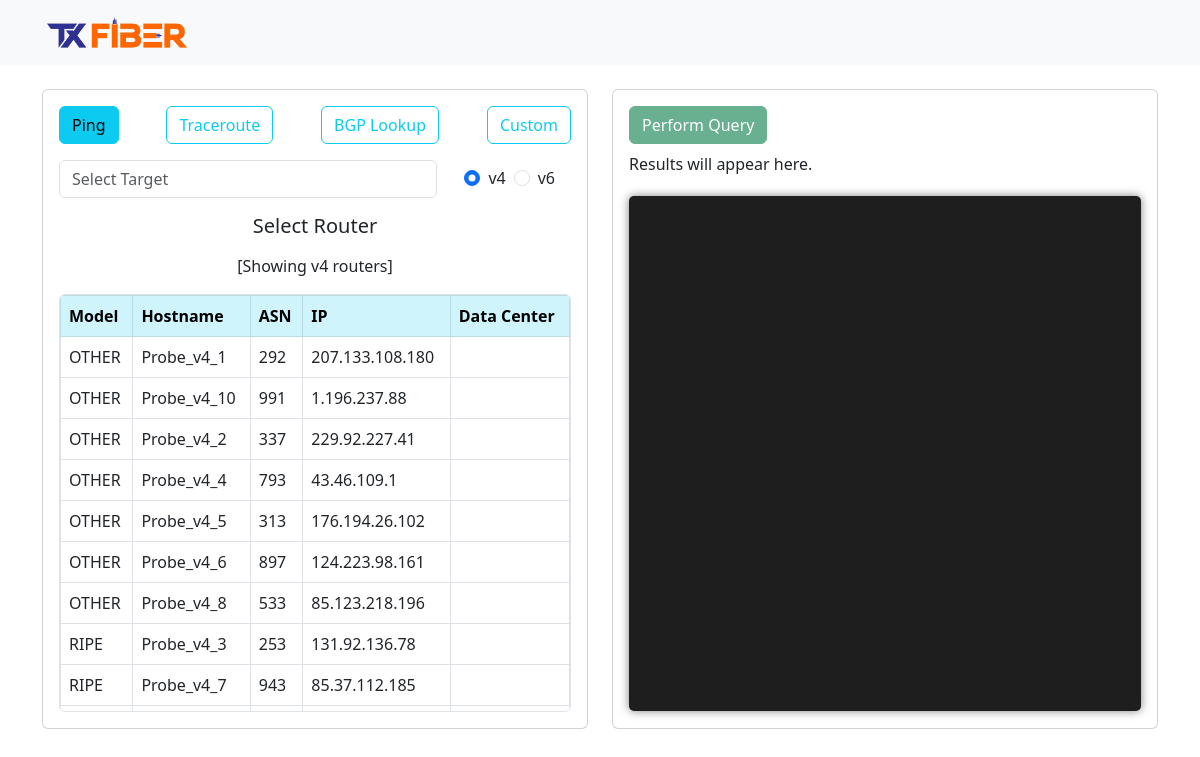
The page / on the database its author committed.
### app/models.py (models this page shows, shortened)
class Router(models.Model):
    TYPE_CHOICES = [
        ("JUNIPER", "Juniper"),
        ("CISCO", "Cisco"),
        ("MIKROTIK", "Mikrotik"),
        ("OTHER", "Other"),
    ]
    VERSION_CHOICES = [
        ("v4", "IPv4"),
        ("v6", "IPv6"),
    ]
    ssh_settings = models.ForeignKey(SSHSettings, verbose_name="SSH Settings", on_delete=models.CASCADE)
    type = models.CharField(
        max_length=20,
        choices=TYPE_CHOICES,
        help_text="Select the model of the router, e.g., JUNIPER or Other.",
        verbose_name="Router Model",
    )
    name = models.CharField(
        max_length=100,
        help_text="Enter the unique hostname of the router, e.g., ABC-100.",
        unique=True,
        verbose_name="Router Host Name",
    )
    asn = models.PositiveIntegerField(
        help_text="Enter the Autonomous System Number (ASN) of the probe. Must be a valid ASN.",
        verbose_name="Autonomous System Number",
    )
    ip = models.GenericIPAddressField(
        help_text="Enter a valid IP address of the probe (IPv4 or IPv6).",
        verbose_name="IP Address",
        protocol="both",  # Allows both IPv4 and IPv6
    )
    version = models.CharField(
        max_length=2,
        choices=VERSION_CHOICES,
        help_text="Specify whether the IP version is IPv4 or IPv6. Ensure it matches the IP format.",
        verbose_name="IP Version",
    )
    datacenter = models.ForeignKey(DataCenter, verbose_name="Data Center Location", default=None, null=True, on_delete=models.CASCADE)
    class Meta:
        verbose_name = "Router"
        verbose_name_plural = "Routers"
        ordering = ["type", "name"]
        constraints = [
            models.UniqueConstraint(fields=["asn", "ip"], name="unique_asn_ip"),
        ]

### app/views.py (the view)
# urls.py: path("", views.main, name="main"),
def main(request):
    routers = Router.objects.all()
    return render(request, "main.html", {"routers": routers})

### app/templates/main.html (shortened to what this page needs)
<!DOCTYPE html>
<html lang="en">
    <head>
        <link
            href="https://cdn.jsdelivr.net/npm/bootstrap@5.3.0-alpha1/dist/css/bootstrap.min.css"
            rel="stylesheet"
        />
    </head>
    <body>
        <nav class="navbar bg-body-tertiary">
            <div class="container">
                <span class="navbar-brand mb-0 h1">
                    <img
                        src="static/logo.png"
                        alt="TX FIBER"
                        width="150"
                        class="d-inline-block align-text-top"
                    />
                </span>
            </div>
        </nav>
        <div class="container my-4">
            <div class="row">
                <div class="col-md-6">
                    <div class="card p-3 mb-4" style="height: 640px;">
                        <div
                            class="d-flex justify-content-between align-items-center mb-3"
                        >
                            <div>
                                <label
                                    class="btn btn-outline-info"
                                    for="ping-btn"
                                    >Ping</label
                                >
                            </div>
                            <div>
                                <label
                                    class="btn btn-outline-info"
                                    for="traceroute-btn"
                                    >Traceroute</label
                                >
                            </div>
                            <div>
                                <label
                                    class="btn btn-outline-info"
                                    for="bgp-lookup"
                                    >BGP Lookup</label
                                >
                            </div>
                            <div>
                                <label
                                    class="btn btn-outline-info"
                                    for="custom-btn"
                                    >Custom</label
                                >
                            </div>
                        </div>
                        <form class="row">
                            <div class="col-md-9">
                                <input
                                    type="text"
                                    class="form-control"
                                    id="targetInput"
                                    placeholder="Select Target"
                                />
                            </div>
                            <div
                                class="col-md-3 d-flex align-items-center justify-content-end"
                            >
                                <div class="form-check form-check-inline me-2">
                                    <input
                                        class="form-check-input version-filter"
                                        type="radio"
                                        name="version"
                                        id="v4"
                                        value="v4"
                                        checked
                                    />
                                    <label class="form-check-label" for="v4"
                                        >v4</label
                                    >
                                </div>
                                <div class="form-check form-check-inline">
                                    <input
                                        class="form-check-input version-filter"
                                        type="radio"
                                        name="version"
                                        id="v6"
                                        value="v6"
                                    />
                                    <label class="form-check-label" for="v6"
                                        >v6</label
                                    >
                                </div>
                            </div>
                        </form>
                        <h5 class="my-3 text-center">Select Router</h5>
                        <p id="showing-probes-text" class="text-center">
                        </p>
                        <div
                            class="table-responsive border rounded"
                            style="height: inherit"
                        >
                            <table class="table table-bordered">
                                <thead class="table-info">
                                    <tr>
                                        <th>Model</th>
                                        <th>Hostname</th>
                                        <th>ASN</th>
                                        <th>IP</th>
                                        <th>Data Center</th>
                                    </tr>
                                </thead>
                                <tbody id="probes-table">
                                    {% for probe in routers %}
                                    <tr
                                        class="cursor-pointer"
                                        data-version="{{ probe.version }}"
                                        data-id="{{ probe.id }}"
                                    >
                                        <td>{{ probe.type }}</td>
                                        <td>{{ probe.name }}</td>
                                        <td>{{ probe.asn }}</td>
                                        <td>{{ probe.ip }}</td>
                                        <td>
                                        </td>
                                    </tr>
                                    {% endfor %}
                                </tbody>
                            </table>
                        </div>
                    </div>
                </div>
                <div class="col-md-6">
                    <div class="card p-3 mb-4" style="height: 640px;">
                        <div class="mb-2">
                            <button
                                class="btn btn-success"
                                id="performQueryBtn"
                            >
                                Perform Query
                            </button>
                        </div>
                        <p id="query-complete-time">
                            Results will appear here.
                        </p>
                        <div id="terminal" class="text-success"></div>
                    </div>
                </div>
            </div>
        </div>
    </body>
</html>

### app/templates/main.html (style rules this page uses)
#terminal { background-color: #1e1e1e; color: #d4d4d4; font-family: "Courier New", Courier, monospace; padding: 10px; border-radius: 5px; height: 515px; overflow-y: auto; box-shadow: 0 0 10px rgba(0, 0, 0, 0.5); }
.cursor-pointer { cursor: pointer; }

### rows shown on the page
Router: type "OTHER", name "Probe_v4_1", asn "292", ip "207.133.108.180"
Router: type "OTHER", name "Probe_v4_10", asn "991", ip "1.196.237.88"
Router: type "OTHER", name "Probe_v4_2", asn "337", ip "229.92.227.41"
Router: type "OTHER", name "Probe_v4_4", asn "793", ip "43.46.109.1"
Router: type "OTHER", name "Probe_v4_5", asn "313", ip "176.194.26.102"
Router: type "OTHER", name "Probe_v4_6", asn "897", ip "124.223.98.161"
Router: type "OTHER", name "Probe_v4_8", asn "533", ip "85.123.218.196"
Router: type "RIPE", name "Probe_v4_3", asn "253", ip "131.92.136.78"
Router: type "RIPE", name "Probe_v4_7", asn "943", ip "85.37.112.185"
